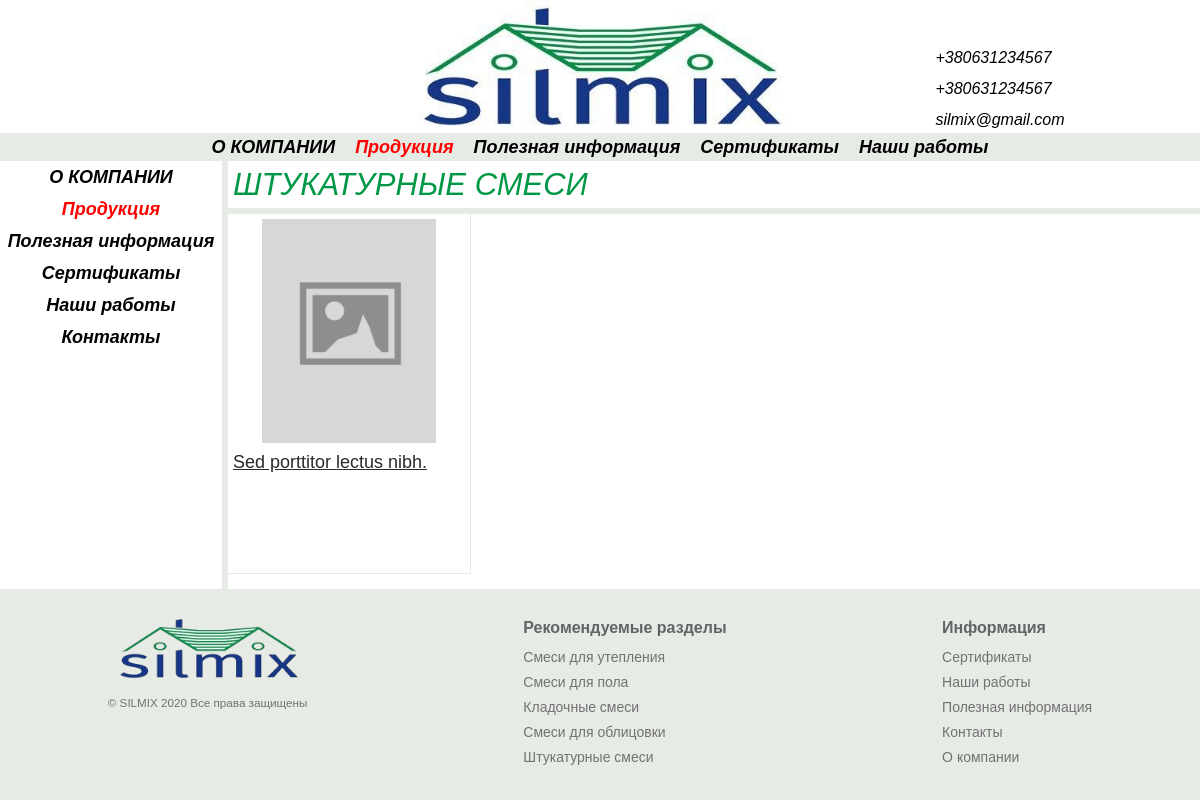
Page /shtukaturnye-smesi/ on the committed database.
### catalog/models.py (models this page shows, shortened)
class Product(models.Model):
    name = models.CharField('Название', max_length=150)
    price = models.FloatField('Цена', blank=True, null=True)
    title = models.CharField(
        "СЕО  Заголовок", max_length=165, null=True, blank=True,
        default=''
    )
    seoDescription = models.TextField(
        'СЕО описание страницы с товаром(скрытое)', blank=True, null=True
    )
    seoKeywords = models.TextField(
        'СЕО ключевые фразы', blank=True, null=True
    )
    description = RichTextField('Описание на странице', null=True, blank=True)
    position = models.FloatField(
        'Позиция', blank=True, null=True, default=0
    )
    discount = models.BooleanField('Скидка', blank=True, default=False)
    sertificate = models.BooleanField('Сертификат', blank=True, default=False)
    category = models.ForeignKey(
        Category, verbose_name="Категория", on_delete=models.CASCADE
    )
    def seoInfo(self):
        if len(self.seoDescription) == 0 and self.title == None:
            return 'Отсутствует'
        elif len(self.seoDescription) != 0 and self.title != None:
            return 'Настроено'
        else:
            return 'Не полное'
        return 'Ошибка'
    seoInfo.short_description = 'SEO товара'
    productImage = VersatileImageField(
        verbose_name='Photo', ppoi_field='ppoi', blank=True,
    )
    ppoi = PPOIField()
    slug = models.CharField(max_length=200, null=True)
    class Meta:
        verbose_name_plural = 'Товары'
        verbose_name = 'Товар'
        ordering = ['-position']

class Category(models.Model):
    UTEPLENIE = 'UT'
    POL = 'PO'
    KLADKA = 'KL'
    OBLICOVKA = 'OB'
    SHTUKATURKA = 'SH'
    CATEGORIES = (
        (UTEPLENIE, 'Смеси для утепления'),
        (POL, 'Смеси для пола'),
        (KLADKA, 'Кладочные смеси'),
        (OBLICOVKA, 'Смеси для облицовки'),
        (SHTUKATURKA, 'Штукатурные смеси'),
    )
    categoryName = models.CharField(
        'Название категории', max_length=2,
        choices=CATEGORIES, primary_key=True,
    )
    slugUrl = models.CharField(
        'Адрес страницы', max_length=200, null=True,
        blank=True
    )
    categoryImage = VersatileImageField(
        verbose_name='Image', ppoi_field='ppoi', blank=True,
        null=True
    )
    ppoi = PPOIField()
    def __str__(self):
        for item in self.CATEGORIES:
            if item[0] == self.categoryName:
                return str(item[1])
        return str(self.categoryName)
    class Meta:
        verbose_name_plural = 'Категории товаров'
        verbose_name = 'Категория товаров'

### frontend/views.py (the view)
# urls.py: path('shtukaturnye-smesi/', views.forPlaster, name='shtukaturka'),
def forPlaster(request):
    products = Product.objects.filter(category='SH')
    content = Page.objects.get(page='shtukaturnye-smesi')
    return render(request, 'frontend/products.html', {
        'index': True,
        'content': content,
        'products': products
    })

### frontend/templates/frontend/products.html (shortened to what this page needs)
{% extends 'frontend/base.html' %}
{% load static %}
{% block meta %}
<link rel="stylesheet" href="{% static 'frontend/css/products.css' %}">
{% endblock meta %}
{% block content %}
<div class="title">
    <h1>{{ products.0.category}}</h1>
</div>
<ul class="products">
    {% for item in products %}
    <li class="item">
        <a href="{{ item.get_absolute_url }}{{ item.slug }}" class="item__image">
            <img src="
                    {% if item.productImage %}
            /media/{{ item.productImage }}
            {% else %}
            {% static 'frontend/images/placeholder.png' %}
            {% endif %}" alt="{{ item.name }} - Silmix">
        </a>
        <div class='item__description-box'>
            <a href="{{ item.get_absolute_url }}{{ item.slug }}" class="item__name">{{ item.name }}</a>
        </div>
    </li>
    {% endfor %}
</ul>
{% endblock content %}

### frontend/static/frontend/css/base.css (style rules this page uses)
* { padding: 0; margin: 0; border: 0; }
*, *:before, *:after { -moz-box-sizing: border-box; -webkit-box-sizing: border-box; box-sizing: border-box; }
html, body { height: 100%; width: 100%; font-size: 100%; line-height: 1; font-size: 14px; -ms-text-size-adjust: 100%; -moz-text-size-adjust: 100%; -webkit-text-size-adjust: 100%; }
a, a:visited { text-decoration: none; }
ul li { list-style: none; }
img { vertical-align: top; }
h1, h2, h3, h4, h5, h6 { font-size: inherit; font-weight: 400; }
html { overflow-y: scroll; scroll-behavior: smooth; }
body { background: #e6ebe5; font-family: Arial, Helvetica, sans-serif; }
.title { display: block; font-size: 18px; font-style: italic; padding: 8px 0 8px 5px; border-bottom: 6px solid #e6ebe5; }
.title h1 { font-size: 31px; font-weight: 100; }

### frontend/static/frontend/css/products.css (style rules this page uses)
.title h1 { color: #009846; text-transform: uppercase; }
.products { display: flex; flex-wrap: wrap; }
.item { display: flex; flex-flow: column; position: relative; flex: 0 1 25%; min-height: 350px; border-right: 1px solid #e6ebe5; border-bottom: 1px solid #e6ebe5; padding: 0 5px; }
.item__image { display: block; text-align: center; max-width: 75%; margin: 5px auto 0 auto; flex: 1; }
.item__image img { max-width: 100%; object-fit: contain; }
.item__description-box { min-height: 130px; display: flex; flex-flow: column; }
.item__name { display: flex; flex: 1; color: #2b2a29; font-size: 18px; text-decoration: underline; margin: 10px 0 10px 0; }

### rows in the picture
Product: category.categoryName "ШТУКАТУРНЫЕ СМЕСИ", name "Sed porttitor lectus nibh."
